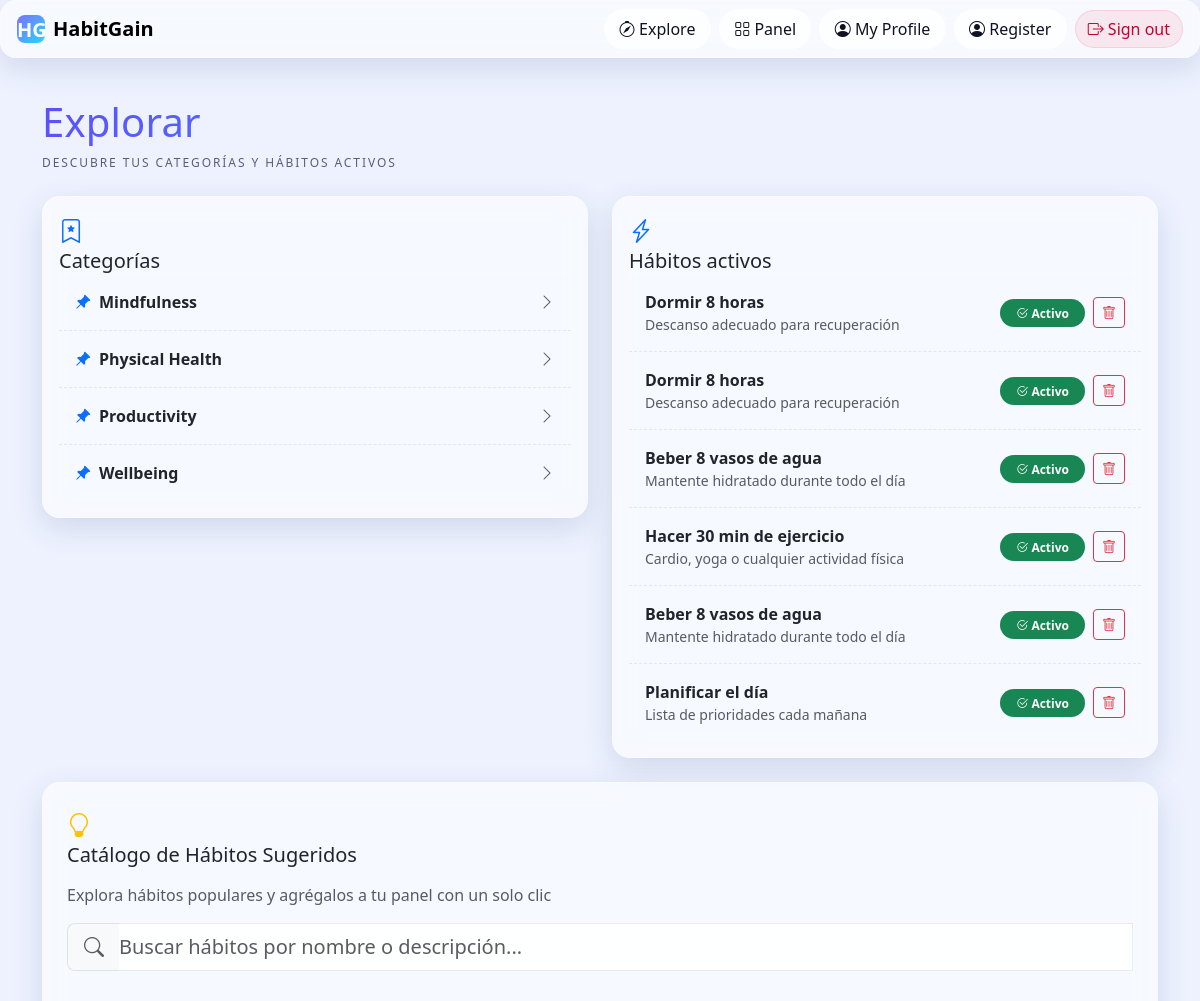
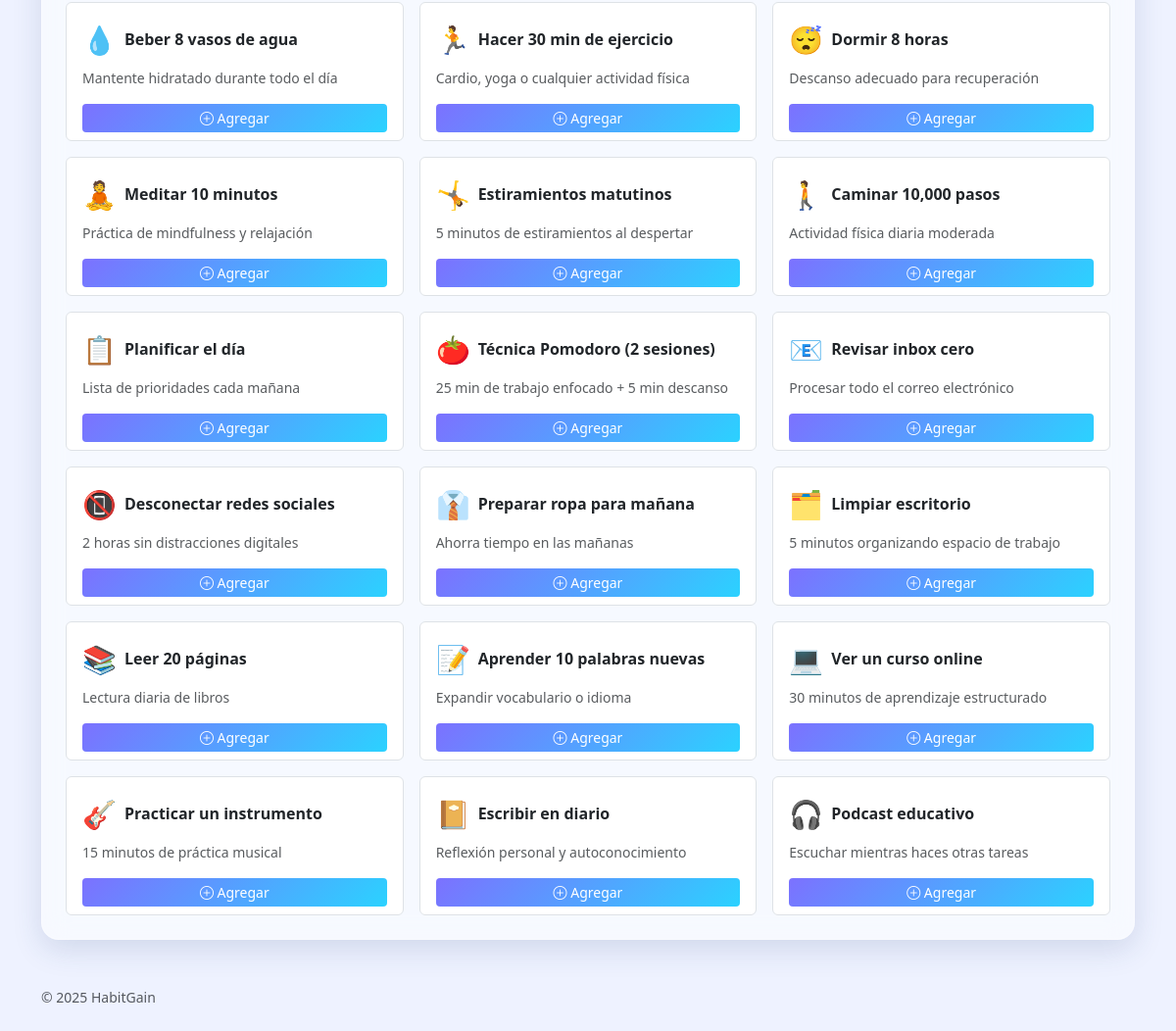
The page /explore/ (signed in) on the database its author committed (2 pictures, top to bottom).
### tables this page shows
CREATE TABLE categories (
                id INTEGER PRIMARY KEY AUTOINCREMENT,
                name TEXT NOT NULL UNIQUE,
                icon TEXT NOT NULL,
                created_at TIMESTAMP DEFAULT CURRENT_TIMESTAMP
            );

CREATE TABLE habits (
                id INTEGER PRIMARY KEY AUTOINCREMENT,
                name TEXT NOT NULL,
                frequency TEXT NOT NULL,
                short_desc TEXT NOT NULL,
                long_desc  TEXT NOT NULL,
                why_works  TEXT NOT NULL,
                category_id INTEGER NOT NULL,
                icon TEXT NOT NULL,
                created_at TIMESTAMP DEFAULT CURRENT_TIMESTAMP, owner_email TEXT, active INTEGER NOT NULL DEFAULT 1,
                FOREIGN KEY (category_id) REFERENCES categories(id)
            );

### habitgain/explore/__init__.py (the view)
@explore_bp.route("/")
def home():
    if not _require_login():
        return redirect(url_for("auth.login"))
    email = session["user"]["email"]
    categories = Category.all()
    user_habits = Habit.list_active_by_owner(email)
    all_suggested_habits = []
    for cat_id, habits in HABIT_CATALOG.items():
        all_suggested_habits.extend(habits)
    return render_template("home.html",
                         categories=categories,
                         habits=user_habits,
                         suggested_habits=all_suggested_habits)

### habitgain/explore/__init__.py (called while the page is built)
def _require_login():
    return "user" in session

### habitgain/models.py (called while the page is built)
    def get_connection(self) -> sqlite3.Connection:
        conn = sqlite3.connect(self.db_name, timeout=20.0, check_same_thread=False)
        conn.row_factory = sqlite3.Row
        conn.execute("PRAGMA journal_mode=WAL")
        conn.execute("PRAGMA busy_timeout=20000")
        return conn

    @staticmethod
    def all() -> List[Dict[str, Any]]:
        db = Database()
        conn = db.get_connection()
        cur = conn.cursor()
        cur.execute("SELECT id, name, icon FROM categories ORDER BY name ASC")
        rows = cur.fetchall()
        conn.close()
        return [dict(r) for r in rows]

    @staticmethod
    def list_active_by_owner(email: str) -> List[Dict[str, Any]]:
        db = Database()
        conn = db.get_connection()
        cur = conn.cursor()
        cur.execute(
            """
            SELECT id, owner_email, name, active, short_desc, category_id
            FROM habits
            WHERE owner_email=? AND active=1
            ORDER BY id DESC
            """,
            (email,),
        )
        rows = cur.fetchall()
        conn.close()
        return [dict(r) for r in rows]

### habitgain/explore/templates/home.html (shortened to what this page needs)
{% extends "base.html" %}
{% block content %}
<h1 class="mb-2 text-gradient">Explorar</h1>
<p class="section-kicker mb-4">Descubre tus categorías y hábitos activos</p>
<div class="row g-4">
    <div class="col-12 col-lg-6">
        <div class="card glass p-3 shadow-hover">
            <div class="section-title">
                <i class="bi bi-bookmark-star text-primary fs-4"></i>
                <h5 class="m-0">Categorías</h5>
            </div>
            {% if categories %}
            <ul class="list-group list-clean">
                {% for c in categories %}
                <li class="list-group-item py-3">
                    <a class="d-flex align-items-center justify-content-between text-decoration-none"
                        href="{{ url_for('explore.category', category_id=c.id) }}">
                        <div class="d-flex align-items-center gap-2">
                            <i class="bi bi-pin-angle-fill text-primary"></i>
                            <strong class="text-body">{{ c.name }}</strong>
                        </div>
                        <i class="bi bi-chevron-right text-muted"></i>
                    </a>
                </li>
                {% endfor %}
            </ul>
            {% else %}
            <p class="text-muted mb-0">No hay categorías todavía.</p>
            {% endif %}
        </div>
    </div>
    <div class="col-12 col-lg-6">
        <div class="card glass p-3 shadow-hover">
            <div class="section-title">
                <i class="bi bi-lightning-charge text-primary fs-4"></i>
                <h5 class="m-0">Hábitos activos</h5>
            </div>
            {% if habits %}
            <ul class="list-group list-clean">
                {% for h in habits %}
                <li class="list-group-item py-3">
                    <div class="d-flex align-items-center justify-content-between">
                        <div class="flex-grow-1">
                            <div class="fw-semibold">{{ h.name }}</div>
                            {% if h.short_desc %}
                            <div class="small text-muted">{{ h.short_desc }}</div>
                            {% endif %}
                        </div>
                        <div class="d-flex gap-2 align-items-center">
                            <span class="badge text-bg-success rounded-pill px-3 py-2">
                                <i class="bi bi-check2-circle"></i> Activo
                            </span>
                            <form method="POST" action="{{ url_for('explore.remove_habit', habit_id=h.id) }}" class="d-inline"
                                  onsubmit="return confirm('¿Estás seguro de que quieres eliminar este hábito?');">
                                <button type="submit" class="btn btn-sm btn-outline-danger" title="Eliminar hábito">
                                    <i class="bi bi-trash"></i>
                                </button>
                            </form>
                        </div>
                    </div>
                </li>
                {% endfor %}
            </ul>
            {% else %}
            <div class="text-muted">Aún no tienes hábitos activos. Crea el primero y finge que te levantas a las 5 a.m.
            </div>
            {% endif %}
        </div>
    </div>
</div>
<div class="row mt-4">
    <div class="col-12">
        <div class="card glass p-4 shadow-hover">
            <div class="section-title mb-3">
                <i class="bi bi-lightbulb text-warning fs-4"></i>
                <h5 class="m-0">Catálogo de Hábitos Sugeridos</h5>
            </div>
            <p class="text-muted mb-3">Explora hábitos populares y agrégalos a tu panel con un solo clic</p>
            <div class="mb-4">
                <div class="input-group input-group-lg">
                    <span class="input-group-text bg-light border-end-0">
                        <i class="bi bi-search text-muted"></i>
                    </span>
                    <input type="text"
                           class="form-control form-control-lg border-start-0 ps-0"
                           id="habitSearchInput"
                           placeholder="Buscar hábitos por nombre o descripción..."
                           autocomplete="off">
                </div>
            </div>
            {% if suggested_habits %}
            <div class="row g-3" id="habitsContainer">
                {% for habit in suggested_habits %}
                <div class="col-12 col-md-6 col-lg-4 habit-card"
                     data-habit-name="{{ habit.name|lower }}"
                     data-habit-desc="{{ habit.short_desc|lower }}">
                    <div class="card h-100 border hover-shadow" style="cursor: pointer; transition: transform 0.2s;">
                        <div class="card-body d-flex flex-column" onclick="showHabitDetails('{{ habit.id }}')">
                            <div class="d-flex align-items-center mb-2">
                                <span class="fs-3 me-2">{{ habit.icon }}</span>
                                <h6 class="card-title fw-bold mb-0 flex-grow-1">{{ habit.name }}</h6>
                            </div>
                            <p class="card-text text-muted small flex-grow-1">{{ habit.short_desc }}</p>
                        </div>
                        <div class="card-footer bg-transparent border-top-0 pt-0">
                            <form method="POST" action="{{ url_for('explore.add_habit', habit_id=habit.id) }}" onclick="event.stopPropagation();">
                                <button type="submit" class="btn btn-sm btn-primary w-100">
                                    <i class="bi bi-plus-circle"></i> Agregar
                                </button>
                            </form>
                        </div>
                    </div>
                </div>
                {% endfor %}
            </div>
            {% else %}
            <p class="text-muted mb-0">No hay hábitos sugeridos disponibles.</p>
            {% endif %}
        </div>
    </div>
</div>
{% endblock %}

### habitgain/templates/base.html (shortened to what this page needs)
<!doctype html>
<html lang="es">
<head>
    <link href="https://cdn.jsdelivr.net/npm/bootstrap@5.3.3/dist/css/bootstrap.min.css" rel="stylesheet">
    <link href="https://cdn.jsdelivr.net/npm/bootstrap-icons@1.11.3/font/bootstrap-icons.css" rel="stylesheet">
    <link rel="stylesheet" href="{{ url_for('static', filename='css/styles.css') }}">
</head>
<body>
    <div class="bg-gradient"></div>
    <nav class="navbar navbar-expand-lg glass sticky-top px-3 py-2">
        <a class="navbar-brand fw-bold d-flex align-items-center gap-2" href="{{ url_for('core.home') }}">
            <span class="brand-badge">HG</span> HabitGain
        </a>
        <div class="collapse navbar-collapse" id="navMain">
            <ul class="navbar-nav ms-auto align-items-center gap-2">
                <li class="nav-item">
                    <a class="btn btn-ghost" href="{{ url_for('explore.home') }}">
                        <i class="bi bi-compass"></i> Explore
                    </a>
                </li>
                <li class="nav-item">
                    <a class="btn btn-ghost" href="{{ panel_url }}">
                        <i class="bi bi-grid"></i> Panel
                    </a>
                </li>
                <li class="nav-item">
                    <a class="btn btn-ghost" href="{{ url_for('profile.edit') }}">
                        <i class="bi bi-person-circle"></i> My Profile
                    </a>
                </li>
                    <li class="nav-item">
                    <a class="btn btn-ghost" href="{{ url_for('auth.register') }}">
                        <i class="bi bi-person-circle"></i> Register
                    </a>
                </li>
                <li class="nav-item">
                    {% if has_auth %}
                    <a class="btn btn-danger-soft" href="{{ url_for('auth.logout') }}">
                        <i class="bi bi-box-arrow-right"></i> Sign out
                    </a>
                    {% else %}
                    <span class="btn btn-danger-soft disabled">
                        <i class="bi bi-box-arrow-right"></i> Sign out
                    </span>
                    {% endif %}
                </li>
            </ul>
        </div>
    </nav>
    <div class="container pt-3">
    </div>
    <main class="container py-4">{% block content %}{% endblock %}</main>
    <footer class="container small text-muted py-4">
        <div class="d-flex justify-content-between">
            <span>© {{ 2025 }} HabitGain</span>
        </div>
    </footer>
</body>
</html>

### habitgain/static/css/styles.css (style rules this page uses)
:root { --bg: #eef2ff; --ink: #0f1222; --muted: #5b5e72; --primary: #6b5bff; --accent: #2bd2ff; --gradient-1: 217, 70, 239; --gradient-2: 79, 70, 229; --gradient-3: 45, 212, 191; --glass-bg: rgba(255, 255, 255, 0.55); --glass-brd: rgba(255, 255, 255, 0.35); --shadow: 0 10px 30px rgba(40, 70, 120, 0.15); }
html, body { background: var(--bg); color: var(--ink); min-height: 100%; }
.bg-gradient { position: fixed; inset: -20vmax auto auto -10vmax; width: 60vmax; height: 60vmax; background: radial-gradient(circle at 30% 30%, rgba(var(--gradient-1), 0.35) 0%, rgba(var(--gradient-2), 0.25) 35%, rgba(var(--gradient-3), 0.2) 65%, transparent 70%); filter: blur(40px); z-index: -2; }
.glass { backdrop-filter: blur(14px) saturate(140%); -webkit-backdrop-filter: blur(14px) saturate(140%); background: var(--glass-bg); border: 1px solid var(--glass-brd); border-radius: 16px; box-shadow: var(--shadow); }
.card.glass { border-radius: 18px; }
.btn-ghost { border: 1px solid transparent; color: var(--ink); background: rgba(255, 255, 255, 0.6); backdrop-filter: blur(10px); border-radius: 999px; padding: .45rem .9rem; }
.btn-primary { background: linear-gradient(135deg, #7c71ff, #2bd2ff); border: none; }
.btn-danger-soft { background: rgba(255, 71, 87, .1); color: #c4002e; border: 1px solid rgba(255, 71, 87, .15); border-radius: 999px; }
.brand-badge { display: inline-grid; place-items: center; width: 28px; height: 28px; border-radius: 8px; color: #fff; font-weight: 700; background: linear-gradient(135deg, #7c71ff, #2bd2ff); }
h1, h2, h3 { letter-spacing: .2px }
.section-kicker { font-size: .75rem; text-transform: uppercase; letter-spacing: .12rem; color: var(--muted); }
.list-clean .list-group-item { background: transparent; border: none; border-top: 1px dashed rgba(0, 0, 0, .08); }
.list-clean .list-group-item:first-child { border-top: none }
.form-control, .form-select { background: rgba(255, 255, 255, .85); border: 1px solid rgba(0, 0, 0, .08); border-radius: 12px; }
.text-gradient { background: linear-gradient(135deg, #5c4dff 0%, #2bd2ff 100%); -webkit-background-clip: text; background-clip: text; -webkit-text-fill-color: transparent; }
.shadow-hover { transition: transform .15s ease, box-shadow .15s ease; }

### rows shown on the page
categories: name "Mindfulness"
categories: name "Physical Health"
categories: name "Productivity"
categories: name "Wellbeing"
habits: name "Dormir 8 horas", short_desc "Descanso adecuado para recuperación"
habits: name "Dormir 8 horas", short_desc "Descanso adecuado para recuperación"
habits: name "Beber 8 vasos de agua", short_desc "Mantente hidratado durante todo el día"
habits: name "Hacer 30 min de ejercicio", short_desc "Cardio, yoga o cualquier actividad física", icon "🏃"
habits: name "Beber 8 vasos de agua", short_desc "Mantente hidratado durante todo el día"
habits: name "Planificar el día", short_desc "Lista de prioridades cada mañana", icon "📋"

### other values the page prints
{{ habit.icon }} "💧" "😴" "🧘" "🤸" "🚶" "🍅" "📧" "📵" "👔" "🗂️" "📚" "📝" "💻" "🎸" "📔" "🎧"
{{ habit.name }} "Beber 8 vasos de agua" "Dormir 8 horas" "Meditar 10 minutos" "Estiramientos matutinos" "Caminar 10,000 pasos" "Técnica Pomodoro (2 sesiones)" "Revisar inbox cero" "Desconectar redes sociales" "Preparar ropa para mañana" "Limpiar escritorio" "Leer 20 páginas" "Aprender 10 palabras nuevas" "Ver un curso online" "Practicar un instrumento" "Escribir en diario" "Podcast educativo"
{{ habit.short_desc }} "Mantente hidratado durante todo el día" "Descanso adecuado para recuperación" "Práctica de mindfulness y relajación" "5 minutos de estiramientos al despertar" "Actividad física diaria moderada" "25 min de trabajo enfocado + 5 min descanso" "Procesar todo el correo electrónico" "2 horas sin distracciones digitales" "Ahorra tiempo en las mañanas" "5 minutos organizando espacio de trabajo" "Lectura diaria de libros" "Expandir vocabulario o idioma" "30 minutos de aprendizaje estructurado" "15 minutos de práctica musical" "Reflexión personal y autoconocimiento" "Escuchar mientras haces otras tareas"
{{ 2025 }} "2025"
